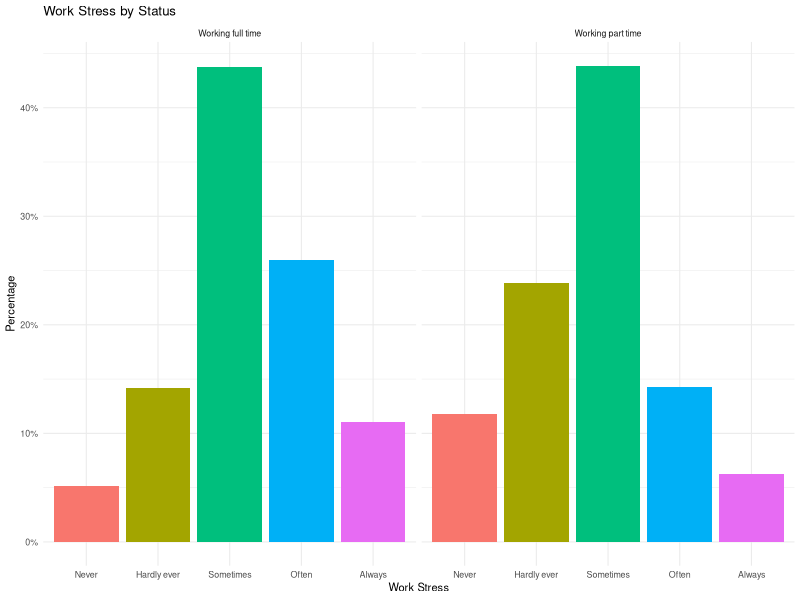
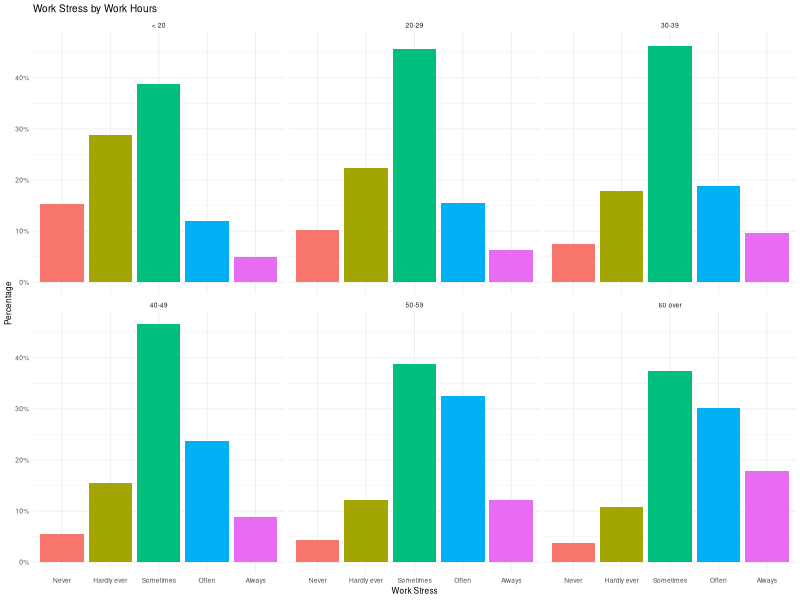
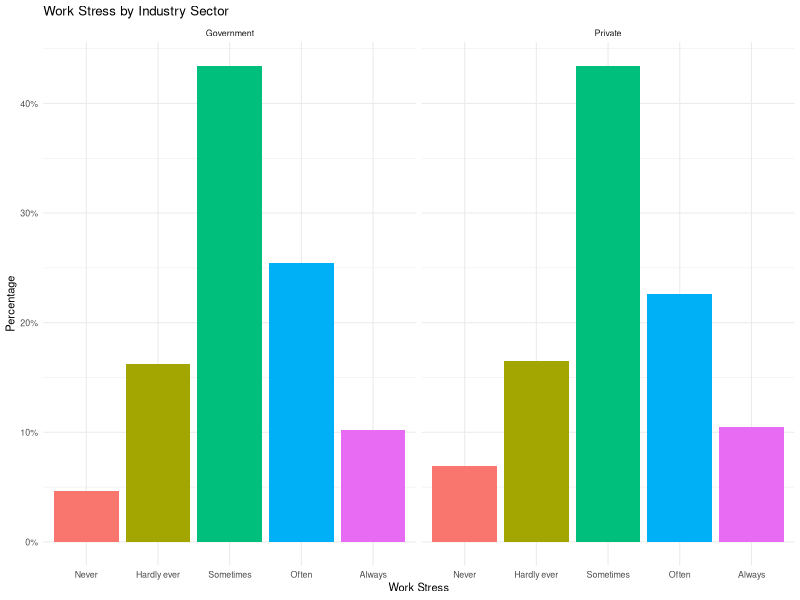
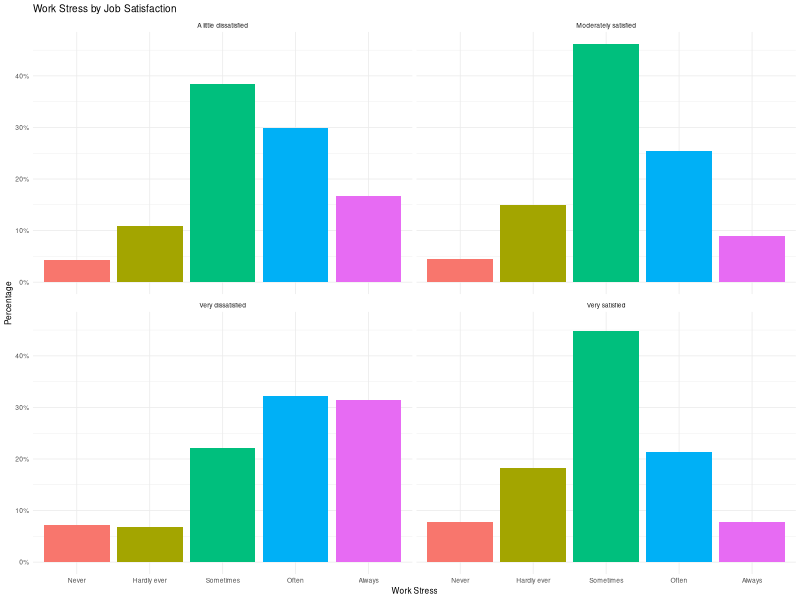

Write the R code that produced these figures, in order.
## ---- chunk 1
#Load libraries
library(dplyr)
library(tidyverse)
library(readxl)
options(dplyr.summarise.inform = FALSE)
## ---- chunk 2
#| echo: false
#| warning: false
#| message: false
#| label: fig-1
#| fig-cap: Work Stress by Job Status
#Load libraries
raw_data <- read_excel(here::here("inputs/data/GSS.xlsx"))
clean_data <- raw_data %>% 
  select(wrkstat, stress) %>% 
  filter(str_detect(stress, "Always|Often|Sometimes|Hardly ever|Never"),
         str_detect(wrkstat, "Working full time|Working part time"))

positions <- c("Never", "Hardly ever", "Sometimes", "Often", "Always")

clean_data %>% 
  ggplot(aes(group = wrkstat)) +
  geom_bar(aes(x=stress, y = ..prop.., fill=factor(..x..)))+
  labs(y = "Percentage", fill="Work Stress", x = 'Work Stress', title = "Work Stress by Status" ) +
  facet_wrap(~wrkstat) +
  scale_x_discrete(limits = positions) +
  scale_y_continuous(labels = scales::percent) +
  theme_minimal(base_size = 8) +
  theme(legend.position="none")
## ---- chunk 3
#| echo: false
#| warning: false
#| message: false
#| label: fig-2
#| fig-cap: Work Stress by Work Hours
raw_data <- read_excel(here::here("inputs/data/GSS.xlsx"))
clean_data <- raw_data %>% 
  select(hrs1, stress) %>% 
  filter(!str_detect(hrs1, ".i|.y|.n|.d"), str_detect(stress, "Always|Often|Sometimes|Hardly ever|Never"))

clean_data <- clean_data %>% 
  mutate(range = case_when(
    hrs1 < 20 ~ '< 20',
    hrs1 >= 20 & hrs1 < 30 ~ '20-29',
    hrs1 >= 30 & hrs1 < 40 ~ '30-39',
    hrs1 >= 40 & hrs1 < 50 ~ '40-49',
    hrs1 >= 50 & hrs1 < 60 ~ '50-59',
    hrs1 >= 60 ~ '60 over'
  ))

positions <- c("Never", "Hardly ever", "Sometimes", "Often", "Always")

clean_data %>% 
  ggplot() +
  geom_bar(aes(x = stress,  y = ..prop.., group = range, fill=factor(..x..))) +
  labs(y = "Percentage", fill="Work Stress", x = 'Work Stress', title = "Work Stress by Work Hours" ) +
  scale_x_discrete(limits = positions) +
  scale_y_continuous(labels = scales::percent) +
  facet_wrap(~range) +
  theme_minimal(base_size = 6) +
  theme(legend.position="none")
## ---- chunk 4
#| echo: false
#| warning: false
#| label: fig-3
#| fig-cap: Work Stress by Industry Sector
raw_data <- read_excel(here::here("inputs/data/GSS.xlsx"))
clean_data <- raw_data %>% 
  select(wrkgovt, stress) %>% 
  filter(str_detect(wrkgovt, "Government|Private"),
         str_detect(stress, "Always|Often|Sometimes|Hardly ever|Never"))


positions <- c("Never", "Hardly ever", "Sometimes", "Often", "Always")

clean_data %>% 
  ggplot() +
  geom_bar(aes(x = stress,  y = ..prop.., group = wrkgovt, fill=factor(..x..))) +
  labs(y = "Percentage", fill=" Work Stress", x = 'Work Stress', title = "Work Stress by Industry Sector" ) +
  scale_x_discrete(limits = positions) +
  scale_y_continuous(labels = scales::percent) +
  facet_wrap(~wrkgovt) +
  theme_minimal(base_size = 8) +
  theme(legend.position="none")
## ---- chunk 5
#| echo: false
#| warning: false
#| label: fig-4
#| fig-cap: Work Stress by Job Satisfaction
raw_data <- read_excel(here::here("inputs/data/GSS.xlsx"))
clean_data <- raw_data %>% 
  select(satjob, stress) %>% 
  filter(str_detect(satjob, "Very satisfied|Moderately satisfied|A little dissatisfied|Very dissatisfied"),
         str_detect(stress, "Always|Often|Sometimes|Hardly ever|Never"))


positions <- c("Never", "Hardly ever", "Sometimes", "Often", "Always")

clean_data %>% 
  ggplot() +
  geom_bar(aes(x = stress,  y = ..prop.., group = satjob, fill=factor(..x..))) +
  labs(y = "Percentage", fill="Work Stress", x = 'Work Stress', title = "Work Stress by Job Satisfaction" ) +
  scale_x_discrete(limits = positions) +
  scale_y_continuous(labels = scales::percent) +
  facet_wrap(~satjob) +
  theme_minimal(base_size = 6) +
  theme(legend.position="none")
